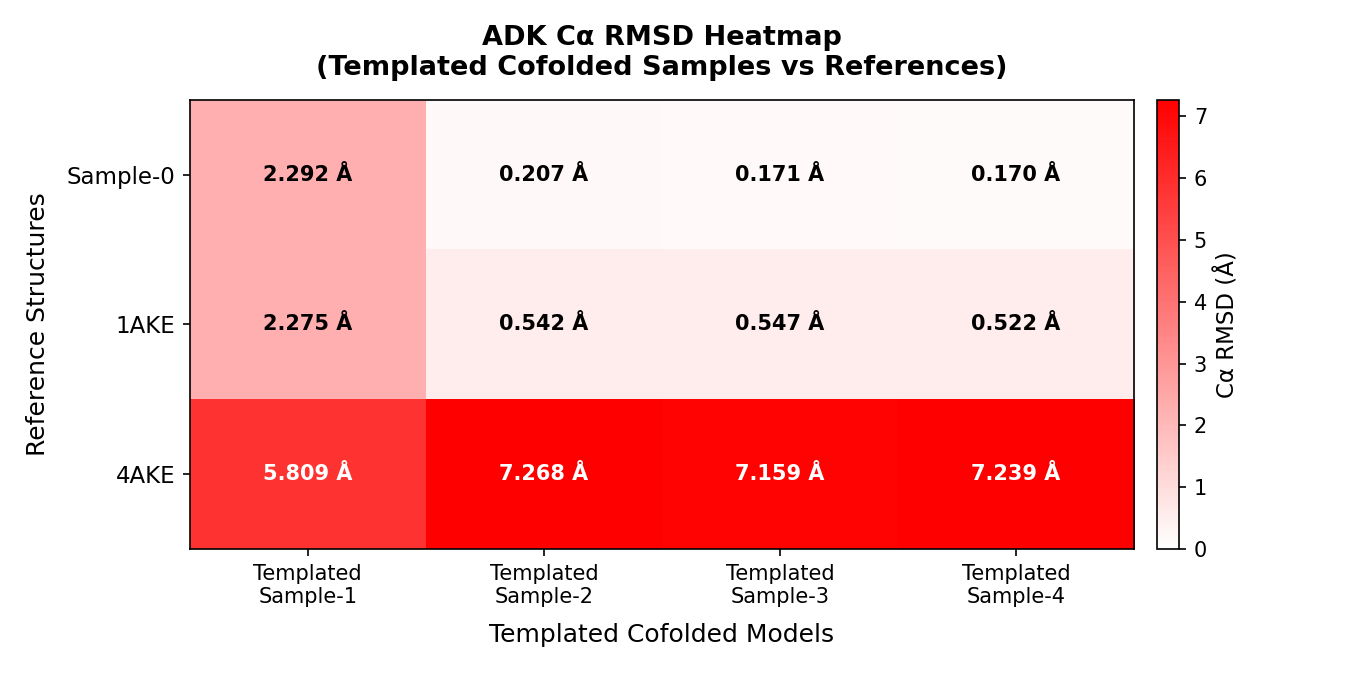

The script that drew this image:
import matplotlib.pyplot as plt
import matplotlib.colors as mcolors
import numpy as np
from Bio.PDB import MMCIFParser, Superimposer
import warnings
from Bio.PDB.PDBExceptions import PDBConstructionWarning
warnings.filterwarnings("ignore", category=PDBConstructionWarning)

# ── Paths ──────────────────────────────────────────────────────────────────────
TEMPLATED_BASE = (
    "/mnt/gs21/scratch/renaldse/AlphaFold3/outputs/ADK_ATP/"
    "adk_20260519_152943/seed-1346664333_sample-{i}/model.cif"
)
PDB_BASE = "/mnt/gs21/scratch/renaldse/AlphaFold3/outputs/PDB files"

# Columns  – templated cofolded samples 1–4
COL_LABELS = ["Templated\nSample-1", "Templated\nSample-2",
               "Templated\nSample-3", "Templated\nSample-4"]
COL_PATHS  = [TEMPLATED_BASE.format(i=i) for i in range(1, 5)]

# Rows – sample-0, 1AKE, 4AKE
ROW_LABELS = ["Sample-0", "1AKE", "4AKE"]
ROW_PATHS  = [
    TEMPLATED_BASE.format(i=0),
    f"{PDB_BASE}/1AKE.cif",
    f"{PDB_BASE}/4AKE.cif",
]

# ── Helpers ────────────────────────────────────────────────────────────────────
def load_ca_atoms(path, chain_id="A"):
    """Return (structure, [CA atoms]) for chain chain_id."""
    parser = MMCIFParser(QUIET=True)
    structure = parser.get_structure("model", path)
    ca_atoms = []
    # Try requested chain first, fall back to first available chain
    model = structure[0]
    if chain_id in model:
        chain = model[chain_id]
    else:
        chain = next(iter(model.get_chains()))
        print(f"  Chain '{chain_id}' not found in {path}; using '{chain.id}'")
    for residue in chain.get_residues():
        if "CA" in residue:
            ca_atoms.append(residue["CA"])
    return structure, ca_atoms


def compute_rmsd(ref_ca, mob_ca):
    """Superimpose mob onto ref and return RMSD. Trims to shared length."""
    n = min(len(ref_ca), len(mob_ca))
    if n == 0:
        return float("nan")
    sup = Superimposer()
    sup.set_atoms(ref_ca[:n], mob_ca[:n])
    return round(sup.rms, 3)


# ── Compute RMSD matrix  (rows × cols) ────────────────────────────────────────
print("Loading structures and computing RMSDs …\n")

# Pre-load all structures
row_cas = []
for label, path in zip(ROW_LABELS, ROW_PATHS):
    _, ca = load_ca_atoms(path)
    row_cas.append(ca)
    print(f"  {label}: {len(ca)} Cα atoms  ({path})")

col_cas = []
for label, path in zip(COL_LABELS, COL_PATHS):
    _, ca = load_ca_atoms(path)
    col_cas.append(ca)
    print(f"  {label.replace(chr(10),' ')}: {len(ca)} Cα atoms  ({path})")

print()
rmsd_matrix = np.zeros((len(ROW_LABELS), len(COL_LABELS)))

for r, (rlabel, rca) in enumerate(zip(ROW_LABELS, row_cas)):
    for c, (clabel, cca) in enumerate(zip(COL_LABELS, col_cas)):
        val = compute_rmsd(rca, cca)
        rmsd_matrix[r, c] = val
        print(f"  {rlabel} vs {clabel.replace(chr(10),' ')}: {val} Å")

print("\nRMSD matrix computed successfully.")

# ── Plot ───────────────────────────────────────────────────────────────────────
fig, ax = plt.subplots(figsize=(9, 4.5))

cmap = mcolors.LinearSegmentedColormap.from_list("white_red", ["white", "red"])  # low RMSD = white, high = red
vmin, vmax = 0, max(rmsd_matrix.max(), 4.0)   # floor ceiling at 4 Å minimum
im = ax.imshow(rmsd_matrix, cmap=cmap, vmin=vmin, vmax=vmax, aspect="auto")

# Colour bar
cbar = fig.colorbar(im, ax=ax, pad=0.02)
cbar.set_label("Cα RMSD (Å)", fontsize=11)

# Axis labels
ax.set_xticks(range(len(COL_LABELS)))
ax.set_xticklabels(COL_LABELS, fontsize=10)
ax.set_yticks(range(len(ROW_LABELS)))
ax.set_yticklabels(ROW_LABELS, fontsize=11)

ax.set_xlabel("Templated Cofolded Models", fontsize=12, labelpad=8)
ax.set_ylabel("Reference Structures", fontsize=12, labelpad=8)
ax.set_title("ADK Cα RMSD Heatmap\n(Templated Cofolded Samples vs References)",
             fontsize=13, fontweight="bold", pad=12)

# Annotate each cell with the RMSD value
for r in range(len(ROW_LABELS)):
    for c in range(len(COL_LABELS)):
        val = rmsd_matrix[r, c]
        # Choose white text on dark cells, black on light
        norm_val = (val - vmin) / (vmax - vmin)
        text_color = "white" if norm_val > 0.5 else "black"
        ax.text(c, r, f"{val:.3f} Å", ha="center", va="center",
                fontsize=10, fontweight="bold", color=text_color)

plt.tight_layout()
out_path = "/mnt/gs21/scratch/renaldse/AlphaFold3/RMSD/rmsd_heatmap_adk.png"
plt.savefig(out_path, dpi=150)
plt.close()
print(f"\nSaved heatmap → {out_path}")
